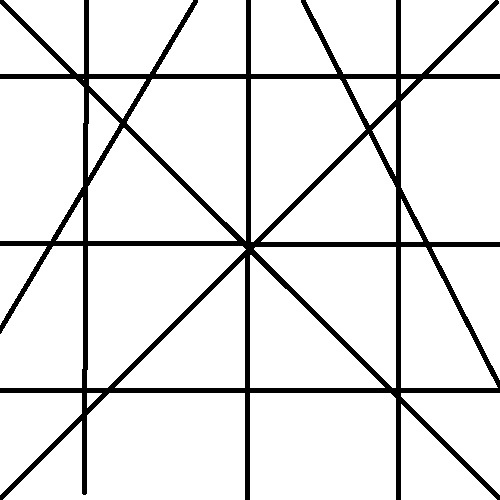
//> input picture ed/1351141324_8897.jpg, 500 x 500 px
$ ./edge-detector 1351141324_8897.jpg   (built with g++ and OpenCV 4)
//> lines starting //> are read from the running program, lines starting //| are printed output that depends on the picture
//> further down, img is the input picture: 500 rows x 500 cols, CV_8UC3; min 0, max 255, mean 229.3
#include <opencv2/opencv.hpp>

using namespace cv;

#define DOSQRT 0

static void roberts(Mat &src, Mat &dst)
{
	int rows = src.rows;
//> rows = 500
	int cols = src.cols;
//> cols = 500

	dst = src.clone();

	for (int i = 0; i < rows - 1; i++) {
		uchar *up = src.ptr<uchar>(i);
		uchar *down = src.ptr<uchar>(i+1);
		uchar *p = dst.ptr<uchar>(i);
		for (int j = 0; j < cols - 1; j++) {
			int Gx = down[j+1]-up[j];
			int Gy = down[j]-up[j+1];
#if DOSQRT
			p[j] = saturate_cast<uchar>(sqrt(Gx * Gx + Gy * Gy));
#else
			p[j] = saturate_cast<uchar>(abs(Gx) + abs(Gy));
#endif
		}
	}
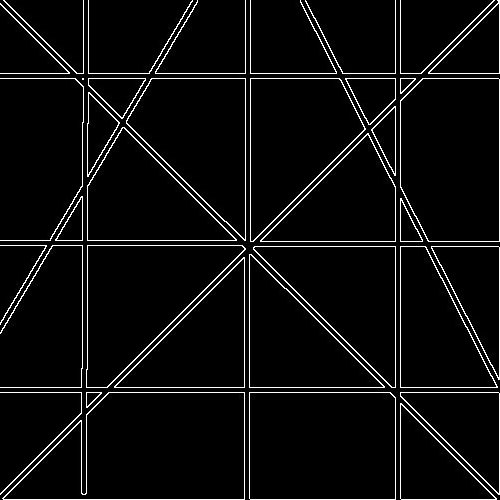
//> dst: 500 rows x 500 cols, CV_8UC1; min 0, max 255, mean 12.9
}

/*
 * Gx = [1 0 -1
 *       1 0 -1
 *       1 0 -1] * A
 *
 * Gy = [1  1  1
 *       0  0  0
 *      -1 -1 -1] * A
 */
static void prewitt(Mat &src, Mat &dst)
{
	int rows = src.rows;
//> rows = 500
	int cols = src.cols;
//> cols = 500

	dst = src.clone();

	for (int i = 1; i < rows - 1; i++) {
		uchar *up = src.ptr<uchar>(i-1);
		uchar *cur = src.ptr<uchar>(i);
		uchar *down = src.ptr<uchar>(i+1);
		uchar *p = dst.ptr<uchar>(i);
		for (int j = 1; j < cols - 1; j++) {
			int Gx = (up[j-1] + cur[j-1] + down[j-1])
				- (up[j+1] + cur[j+1] + down[j+1]);
			int Gy = (up[j-1] + up[j] + up[j+1])
				- (down[j-1] + down[j] + down[j+1]);
#if DOSQRT
			p[j] = saturate_cast<uchar>(sqrt(Gx * Gx + Gy * Gy));
#else
			p[j] = saturate_cast<uchar>(abs(Gx) + abs(Gy));
#endif
		}
	}
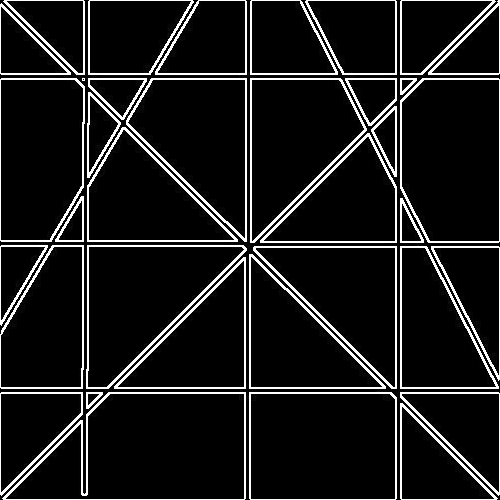
//> dst: 500 rows x 500 cols, CV_8UC1; min 0, max 255, mean 25.5
}

/*
 * Gx = [1 0 -1
 *       2 0 -2
 *       1 0 -1] * A
 *
 * Gy = [1  2  1
 *       0  0  0
 *      -1 -2 -1] * A
 */
static void sobel(Mat &src, Mat &dst)
{
	int rows = src.rows;
//> rows = 500
	int cols = src.cols;
//> cols = 500

	dst = src.clone();

	for (int i = 1; i < rows - 1; i++) {
		uchar *up = src.ptr<uchar>(i-1);
		uchar *cur = src.ptr<uchar>(i);
		uchar *down = src.ptr<uchar>(i+1);
		uchar *p = dst.ptr<uchar>(i);
		for (int j = 1; j < cols - 1; j++) {
			int Gx = (up[j-1] + 2 * cur[j-1] + down[j-1])
				- (up[j+1] + 2 * cur[j+1] + down[j+1]);
			int Gy = (up[j-1] + 2 * up[j] + up[j+1])
				- (down[j-1] + 2 * down[j] + down[j+1]);
#if DOSQRT
			p[j] = saturate_cast<uchar>(sqrt(Gx * Gx + Gy * Gy));
#else
			p[j] = saturate_cast<uchar>(abs(Gx) + abs(Gy));
#endif
		}
	}
}

/*
 * Gx = [ -3 0 +3
 *       -10 0 +10
 *        -3 0 +3] * A
 *
 * Gy = [-3 -10 -3
 *        0  0  0
 *       +3 +10 +3] * A
 */
static void scharr(Mat &src, Mat &dst)
{
	int rows = src.rows;
//> rows = 500
	int cols = src.cols;
//> cols = 500

	dst = src.clone();

	for (int i = 1; i < rows - 1; i++) {
		uchar *up = src.ptr<uchar>(i-1);
		uchar *cur = src.ptr<uchar>(i);
		uchar *down = src.ptr<uchar>(i+1);
		uchar *p = dst.ptr<uchar>(i);
		for (int j = 1; j < cols - 1; j++) {
			int Gx = - (3 * up[j-1] + 10 * cur[j-1] + 3 * down[j-1])
				+ (3 * up[j+1] + 10 * cur[j+1] + 3 * down[j+1]);
			int Gy = - (3 * up[j-1] + 10 * up[j] + 3 * up[j+1])
				+ (3 * down[j-1] + 10 * down[j] + 3 * down[j+1]);
#if DOSQRT
			p[j] = saturate_cast<uchar>(sqrt(Gx * Gx + Gy * Gy));
#else
			p[j] = saturate_cast<uchar>(abs(Gx) + abs(Gy));
#endif
		}
	}
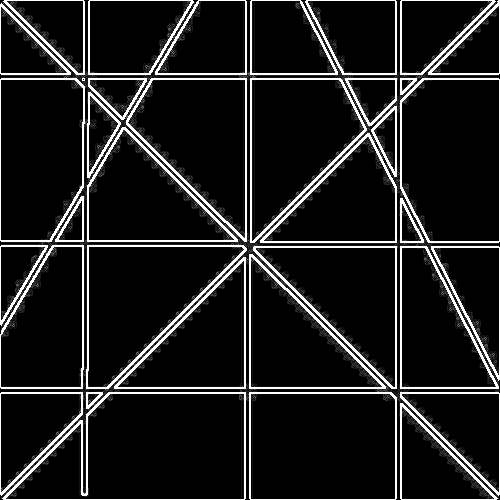
//> dst: 500 rows x 500 cols, CV_8UC1; min 0, max 255, mean 28.6
}

/*
 * 0  1 0
 * 1 -4 1
 * 0  1 0
 */
static void laplace(Mat &src, Mat &dst)
{
	int rows = src.rows;
//> rows = 500
	int cols = src.cols;
//> cols = 500

	dst = src.clone();

	for (int i = 1; i < rows - 1; i++) {
		uchar *up = src.ptr<uchar>(i-1);
		uchar *cur = src.ptr<uchar>(i);
		uchar *down = src.ptr<uchar>(i+1);
		uchar *p = dst.ptr<uchar>(i);
		for (int j = 1; j < cols - 1; j++) {
			int G = up[j] + cur[j-1] + cur[j+1] + down[j]
					- 4 * cur[j];
			p[j] = saturate_cast<uchar>(G);
		}
	}
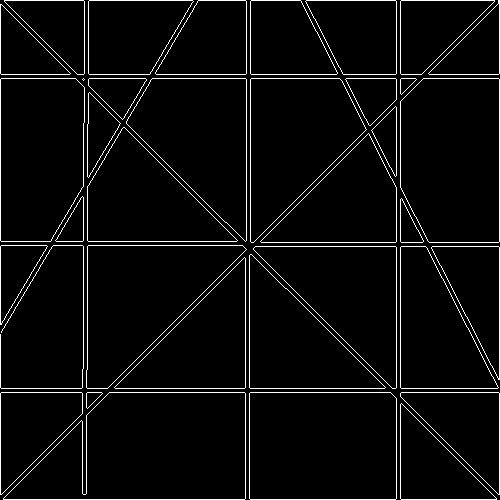
//> dst: 500 rows x 500 cols, CV_8UC1; min 0, max 255, mean 11.2
}

/*
 * 1  1 1
 * 1 -8 1
 * 1  1 1
 */
static void laplace_ex(Mat &src, Mat &dst)
{
	int rows = src.rows;
//> rows = 500
	int cols = src.cols;
//> cols = 500

	dst = src.clone();

	for (int i = 1; i < rows - 1; i++) {
		uchar *up = src.ptr<uchar>(i-1);
		uchar *cur = src.ptr<uchar>(i);
		uchar *down = src.ptr<uchar>(i+1);
		uchar *p = dst.ptr<uchar>(i);
		for (int j = 1; j < cols - 1; j++) {
			int G = up[j-1] + up[j] + up[j+1]
				+ cur[j-1] - 8 * cur[j] + cur[j+1]
				+ down[j-1] + down[j] + down[j+1];
			p[j] = saturate_cast<uchar>(G);
		}
	}
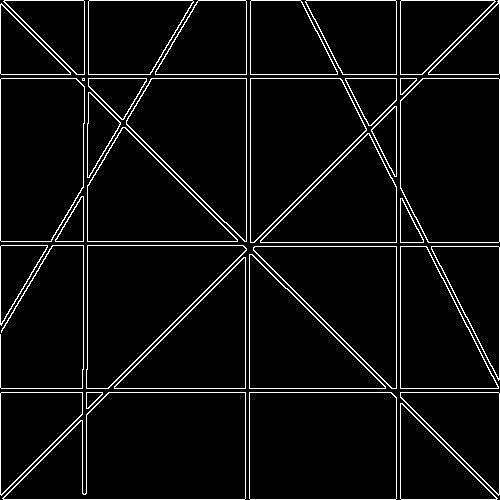
//> dst: 500 rows x 500 cols, CV_8UC1; min 0, max 255, mean 14.1
}

int main(int argc, char **argv)
{
	Mat img = imread(argv[1]);
	Mat dst;

	if (img.channels() > 1)
		cv::cvtColor(img, img, CV_RGB2GRAY);
	imshow(argv[1], img);

	roberts(img, dst);
	imshow("Roberts", dst);

	prewitt(img, dst);
	imshow("Pewitt", dst);

	sobel(img, dst);
	imshow("Sobel", dst);

	scharr(img, dst);
	imshow("Scharr", dst);

	laplace(img, dst);
	imshow("Laplace", dst);

	laplace_ex(img, dst);
	imshow("LaplaceEx", dst);

	waitKey(0);
	return 0;
}
